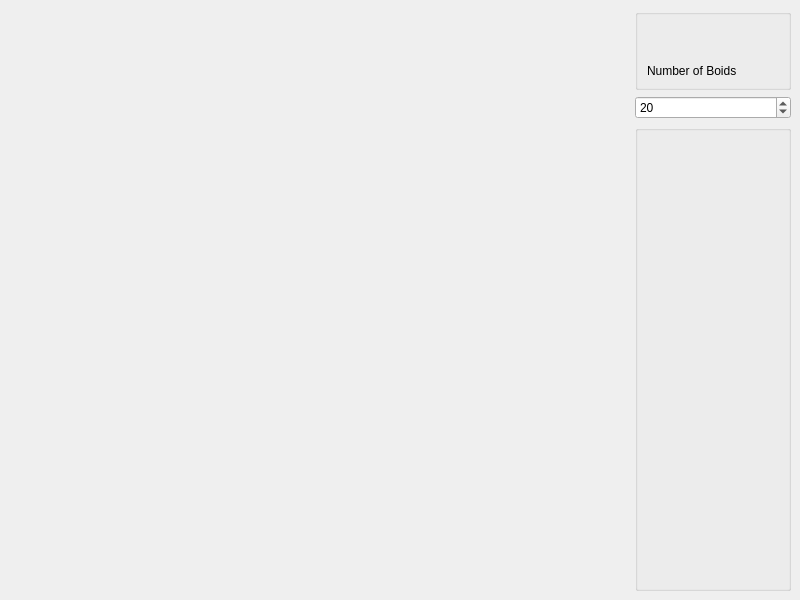
<?xml version="1.0" encoding="UTF-8"?>
<ui version="4.0">
 <class>MainWindow</class>
 <widget class="QMainWindow" name="MainWindow">
  <property name="geometry">
   <rect>
    <x>0</x>
    <y>0</y>
    <width>800</width>
    <height>600</height>
   </rect>
  </property>
  <property name="windowTitle">
   <string>Flocking Sim</string>
  </property>
  <widget class="QWidget" name="centralwidget">
   <layout class="QGridLayout" name="s_mainWindowGridLayout">
    <item row="0" column="5">
     <widget class="QGroupBox" name="s_transformGB">
      <property name="title">
       <string/>
      </property>
      <layout class="QGridLayout" name="gridLayout">
       <item row="2" column="2">
        <widget class="QLabel" name="label">
         <property name="text">
          <string/>
         </property>
        </widget>
       </item>
       <item row="3" column="2">
        <widget class="QLabel" name="numBoids_Label">
         <property name="text">
          <string>Number of Boids</string>
         </property>
        </widget>
       </item>
       <item row="1" column="2">
        <spacer name="horizontalSpacer_4">
         <property name="orientation">
          <enum>Qt::Horizontal</enum>
         </property>
         <property name="sizeHint" stdset="0">
          <size>
           <width>40</width>
           <height>20</height>
          </size>
         </property>
        </spacer>
       </item>
      </layout>
     </widget>
    </item>
    <item row="0" column="3">
     <spacer name="horizontalSpacer_5">
      <property name="orientation">
       <enum>Qt::Horizontal</enum>
      </property>
      <property name="sizeHint" stdset="0">
       <size>
        <width>40</width>
        <height>20</height>
       </size>
      </property>
     </spacer>
    </item>
    <item row="0" column="1">
     <spacer name="horizontalSpacer_6">
      <property name="orientation">
       <enum>Qt::Horizontal</enum>
      </property>
      <property name="sizeHint" stdset="0">
       <size>
        <width>40</width>
        <height>20</height>
       </size>
      </property>
     </spacer>
    </item>
    <item row="0" column="2">
     <spacer name="horizontalSpacer_2">
      <property name="orientation">
       <enum>Qt::Horizontal</enum>
      </property>
      <property name="sizeHint" stdset="0">
       <size>
        <width>40</width>
        <height>20</height>
       </size>
      </property>
     </spacer>
    </item>
    <item row="2" column="5">
     <widget class="QGroupBox" name="s_drawGB">
      <property name="title">
       <string/>
      </property>
      <layout class="QGridLayout" name="gridLayout_2">
       <item row="3" column="3">
        <spacer name="verticalSpacer">
         <property name="orientation">
          <enum>Qt::Vertical</enum>
         </property>
         <property name="sizeHint" stdset="0">
          <size>
           <width>20</width>
           <height>40</height>
          </size>
         </property>
        </spacer>
       </item>
      </layout>
     </widget>
    </item>
    <item row="0" column="4">
     <spacer name="horizontalSpacer">
      <property name="orientation">
       <enum>Qt::Horizontal</enum>
      </property>
      <property name="sizeHint" stdset="0">
       <size>
        <width>40</width>
        <height>20</height>
       </size>
      </property>
     </spacer>
    </item>
    <item row="1" column="5">
     <widget class="QSpinBox" name="m_numBoids">
      <property name="maximum">
       <number>200</number>
      </property>
      <property name="value">
       <number>20</number>
      </property>
     </widget>
    </item>
   </layout>
  </widget>
  <widget class="QMenuBar" name="menubar">
   <property name="geometry">
    <rect>
     <x>0</x>
     <y>0</y>
     <width>800</width>
     <height>26</height>
    </rect>
   </property>
  </widget>
 </widget>
 <resources/>
 <connections/>
</ui>
